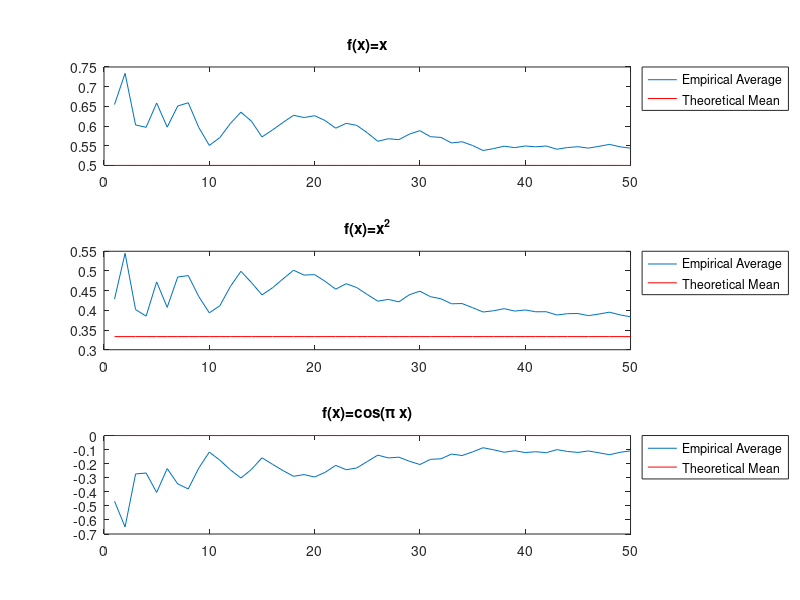

MATLAB code to generate this figure:
% Monte Carlo Methods

clc;
clear;
close all;

n=50;
x=rand(n,1); gav=zeros(n,3); gavvar=NaN(n,3); gav(1,1)=x(1,1);
gav(1,2)=x(1,1)^2;
gav(1,3)=cos(pi*x(1,1)); 
for i=2:n
    gav(i,1)=sum(x(1:i))/i; gav(i,2)=sum(x(1:i).^2)/i; gav(i,3)=sum(cos(pi*x(1:i)))/i; gavvar(i,1)=var(x(1:i));
    gavvar(i,2)=var(x(1:i).^2);
    gavvar(i,3)=var(cos(pi*x(1:i)));
end

% Visualization figure(1);
subplot(3,1,1);
plot(gav(:,1)); line((1:n),ones(n,1)/2,'color','red');
legend('Empirical Average','Theoretical Mean','Location','NorthEastOutside');
title('f(x)=x');
subplot(3,1,2);
plot(gav(:,2)); line((1:n),ones(n,1)/3,'color','red');
legend('Empirical Average','Theoretical Mean','Location','NorthEastOutside'); title('f(x)=x^2');
subplot(3,1,3);
plot(gav(:,3)); line((1:n),ones(n,1)*0,'color','red');
legend('Empirical Average','Theoretical Mean','Location','NorthEastOutside'); title('f(x)=cos(\pi x)');